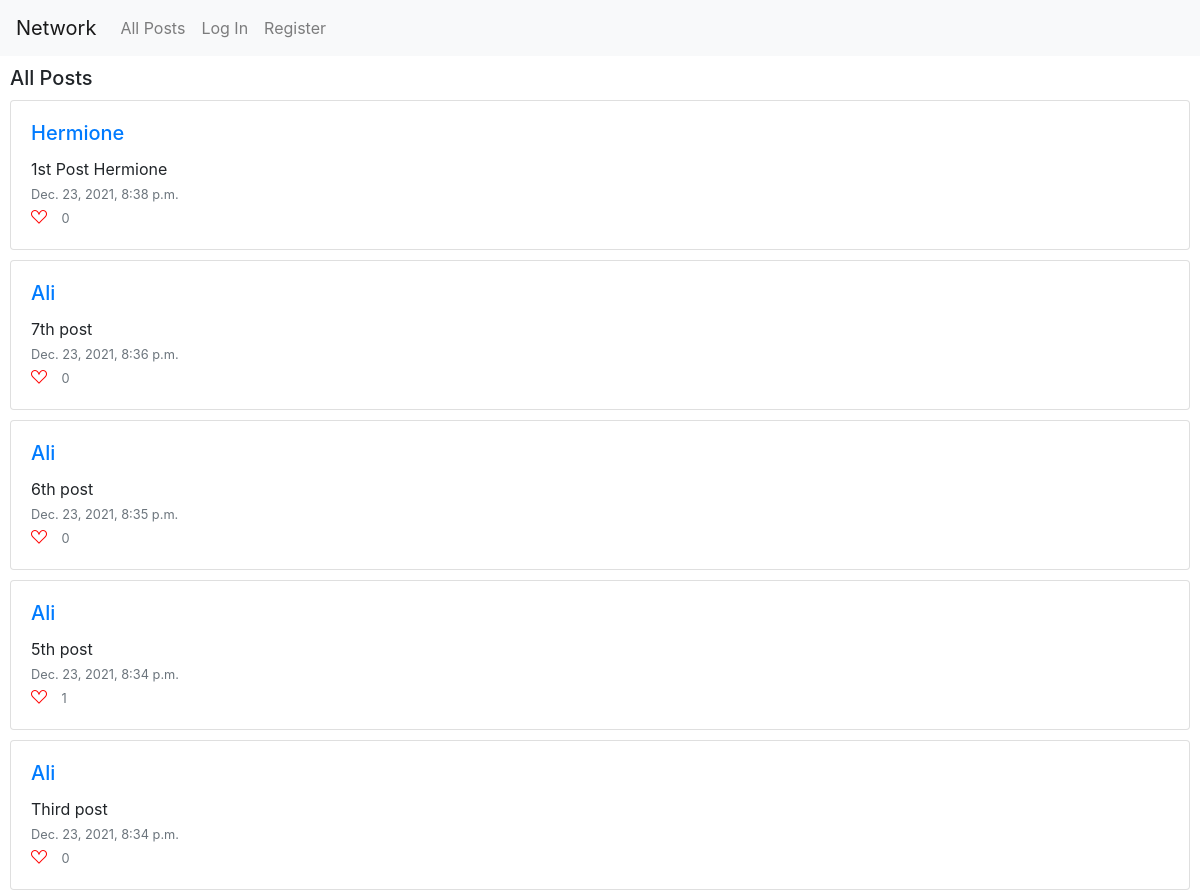
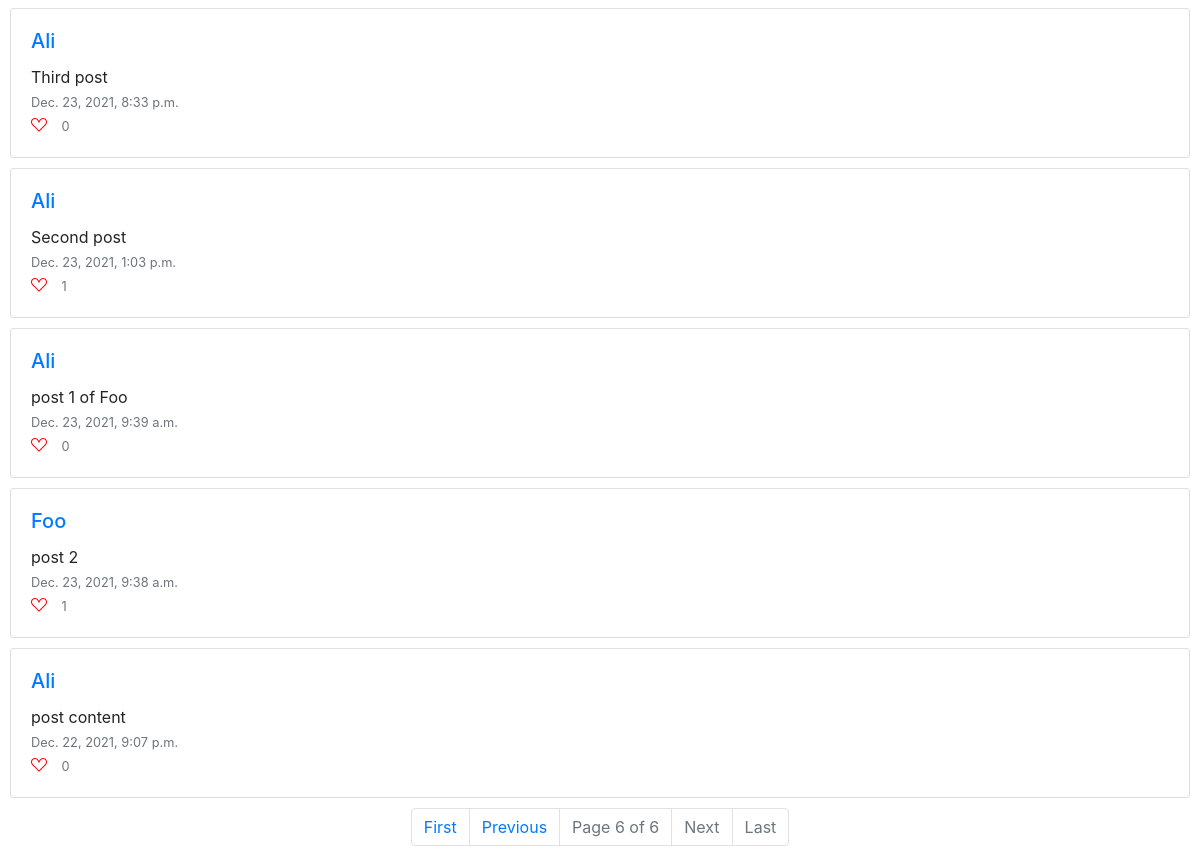
Page /?page=6 on the committed database (2 pictures, top to bottom).
### network/models.py (models this page shows, shortened)
class Post(models.Model):
    poster = ForeignKey(User, on_delete=models.CASCADE, related_name="posts")
    content = TextField(blank=True)
    timestamp = models.DateTimeField(auto_now_add=True)
    likes = ManyToManyField(User, blank=True, related_name="liked_posts")
    def NumberLikes(self):
        return self.likes.count()

class User(AbstractUser):
    def __str__(self):
        return f"{self.username}"

### network/views.py (the view)
# urls.py: path("", views.index, name="index"),
def index(request):
    all_posts = Post.objects.all()
    all_posts = all_posts.order_by("-timestamp").all()
    paginator = Paginator(all_posts, 10)
    if request.GET.get('page'):
        page_number = request.GET.get('page')
    else:
        page_number = 1
    page_obj = paginator.get_page(page_number)
    return render(request, 'network/index.html', {
        'page_obj': page_obj,
        "form": PostForm()
    })

### network/templates/network/index.html (shortened to what this page needs)
{% extends "network/layout.html" %}
{% load static %}
{% block body %}
    <div id="session_name">
        <h5>All Posts</h5>
    </div>
    {% include "./display_posts.html" %}
{% endblock %}

### network/templates/network/display_posts.html (shortened to what this page needs)
{% if page_obj %}
    <div id="session_posts">
        {% for post in page_obj %}
            <div class="card">
                <div class="card-body" data-post_id = {{post.id}}>
                    <h5 class="card-title"> <a href="{% url 'user_page' post.poster %}">{{post.poster}}</a> </h5>
                    <div id="content">
                        <p class="card-text" id="post_content"> {{ post.content }}</p>
                    </div>
                    <p class="card-text"> <small class="text-muted">{{post.timestamp}}</small></p>
                    {% if user.is_authenticated%}
                        {% if user in post.set_liked_by %}
                            <i class="bi bi-suit-heart-fill" id="like_button"></i>
                        {% else %}
                            <i class="bi bi-suit-heart" id="like_button"></i>
                        {% endif%}
                    {% else %}
                        <i class="bi bi-suit-heart" id="like_button_disabled"> </i>
                    {% endif %}
                    <small class="text-muted" id="likes_number"> {{ post.NumberLikes }} </small>
                </div>
            </div>
        {% endfor %}
    </div>
    <nav aria-label="Page navigation example">
    <ul class="pagination justify-content-center">
        {% if page_obj.has_previous %}
            <li class="page-item"><a class="page-link" href="?page=1">First</a></li>
            <li class="page-item"><a class="page-link" href="?page={{ page_obj.previous_page_number }}">Previous</a></li>
        {% else %}
            <li class="page-item disabled"><a class="page-link" href="?page=1">First</a></li>
            <li class="page-item disabled"><a class="page-link" href="#">Previous</a></li>
        {% endif %}
        <li class="page-item disabled"><a class="page-link" href="#">Page {{ page_obj.number }} of {{ page_obj.paginator.num_pages }}</a></li>
        {% if page_obj.has_next %}
            <li class="page-item"><a class="page-link" href="?page={{ page_obj.next_page_number }}">Next</a></li>
            <li class="page-item"><a class="page-link" href="?page={{ page_obj.paginator.num_pages }}">Last</a></li>
        {% else %}
        <li class="page-item disabled"><a class="page-link" href="#">Next</a></li>
        <li class="page-item disabled"><a class="page-link" href="?page={{ page_obj.paginator.num_pages }}">Last</a></li>
        {% endif %}
    </ul>
    </nav>
{% endif %}

### network/static/network/styles.css (style rules this page uses)
.card { margin: 10px; }
.card-text { margin-bottom: 0px; }
.bi { color: red; width: 1em; }
#likes_number { margin-left: 10px; }
#session_name { margin: 10px; }

### rows in the picture
Post: poster "Hermione", content "1st Post Hermione", timestamp "Dec. 23, 2021, 8:38 p.m.", NumberLikes "0"
Post: poster "Ali", content "7th post", timestamp "Dec. 23, 2021, 8:36 p.m.", NumberLikes "0"
Post: poster "Ali", content "6th post", timestamp "Dec. 23, 2021, 8:35 p.m.", NumberLikes "0"
Post: poster "Ali", content "5th post", timestamp "Dec. 23, 2021, 8:34 p.m.", NumberLikes "1"
Post: poster "Ali", content "Third post", timestamp "Dec. 23, 2021, 8:34 p.m.", NumberLikes "0"
Post: poster "Ali", content "Third post", timestamp "Dec. 23, 2021, 8:33 p.m.", NumberLikes "0"
Post: poster "Ali", content "Second post", timestamp "Dec. 23, 2021, 1:03 p.m.", NumberLikes "1"
Post: poster "Ali", content "post 1 of Foo", timestamp "Dec. 23, 2021, 9:39 a.m.", NumberLikes "0"
Post: poster "Foo", content "post 2", timestamp "Dec. 23, 2021, 9:38 a.m.", NumberLikes "1"
Post: poster "Ali", content "post content", timestamp "Dec. 22, 2021, 9:07 p.m.", NumberLikes "0"

### other values in the picture
{{ page_obj.number }} "6"
{{ page_obj.paginator.num_pages }} "6"
